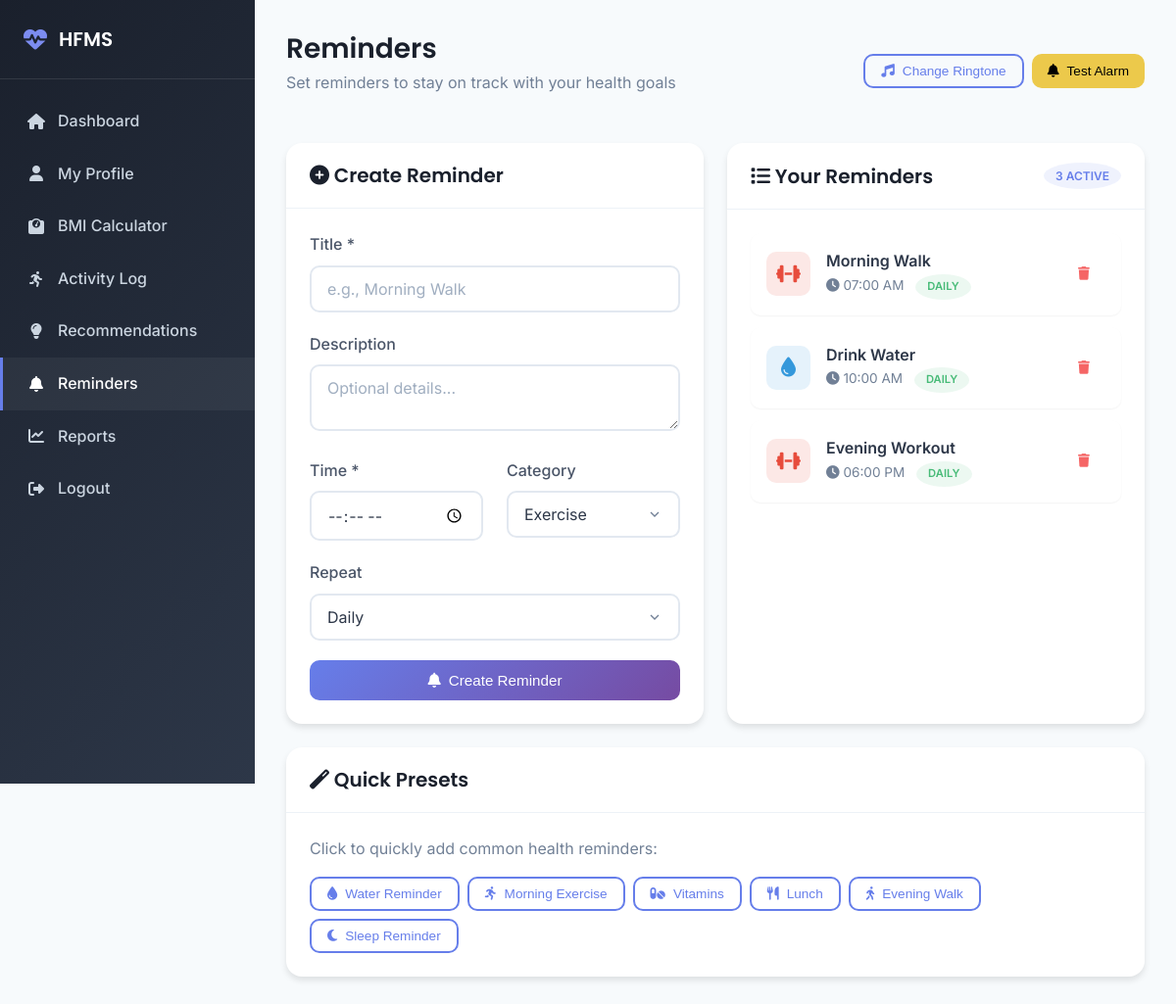
/reminders.php (signed in), run on the app's committed database.
### tables this page shows
CREATE TABLE reminders (
    reminder_id INT AUTO_INCREMENT PRIMARY KEY,
    user_id INT NOT NULL,
    title VARCHAR(100) NOT NULL,
    description TEXT,
    reminder_time TIME NOT NULL,
    reminder_date DATE,
    category ENUM('exercise', 'water', 'medication', 'meal', 'sleep', 'other') DEFAULT 'other',
    repeat_type ENUM('once', 'daily', 'weekly', 'monthly') DEFAULT 'once',
    is_active TINYINT(1) DEFAULT 1,
    is_completed TINYINT(1) DEFAULT 0,
    created_at TIMESTAMP DEFAULT CURRENT_TIMESTAMP,
    updated_at TIMESTAMP DEFAULT CURRENT_TIMESTAMP ON UPDATE CURRENT_TIMESTAMP,
    
    FOREIGN KEY (user_id) REFERENCES users(user_id) ON DELETE CASCADE,
    INDEX idx_user_reminder (user_id, is_active)
);

### config/database.php (called while the page is built, shortened)
<?php
class Database {
    private static $instance = null;
    private $connection;
    private function __construct() {
        try {
            $dsn = "mysql:host=" . DB_HOST . ";dbname=" . DB_NAME . ";charset=" . DB_CHARSET;
            $options = [
                PDO::ATTR_ERRMODE => PDO::ERRMODE_EXCEPTION,
                PDO::ATTR_DEFAULT_FETCH_MODE => PDO::FETCH_ASSOC,
                PDO::ATTR_EMULATE_PREPARES => false,
                PDO::MYSQL_ATTR_INIT_COMMAND => "SET NAMES " . DB_CHARSET
            ];
            $this->connection = new PDO($dsn, DB_USER, DB_PASS, $options);
        } catch (PDOException $e) {
            error_log("Database Connection Error: " . $e->getMessage());
            die("Database connection failed. Please try again later.");
        }
    }
    public static function getInstance() {
        if (self::$instance === null) {
            self::$instance = new self();
        }
        return self::$instance;
    }
    public function getConnection() {
        return $this->connection;
    }
}
function getDBConnection() {
    return Database::getInstance()->getConnection();
}
?>

### includes/Reminder.php (called while the page is built, shortened)
<?php
class Reminder
{
    private $db;
    public function __construct()
    {
        $this->db = getDBConnection();
    }
    public function getReminders($userId, $activeOnly = true)
    {
        try {
            $sql = "SELECT * FROM reminders WHERE user_id = ?";
            $sql .= " ORDER BY reminder_time ASC";
            $stmt = $this->db->prepare($sql);
            $stmt->execute([$userId]);
            return $stmt->fetchAll();
        } catch (PDOException $e) {
            return [];
        }
    }
}
?>

### reminders.php (the view, shortened to what this page needs)
<?php
require_once 'includes/Reminder.php';
$userId = $_SESSION['user_id'];
$reminderClass = new Reminder();
$reminders = $reminderClass->getReminders($userId, false);
$activeReminders = array_filter($reminders, fn($r) => $r['is_active']);
?>
<!DOCTYPE html>
<html lang="en">
<head>
    <link rel="stylesheet" href="https://cdnjs.cloudflare.com/ajax/libs/font-awesome/6.4.0/css/all.min.css">
    <link rel="stylesheet" href="assets/css/style.css">
</head>
<body>
    <aside class="sidebar">
        <div class="sidebar-header">
            <a href="dashboard.php" class="sidebar-brand"><i class="fas fa-heartbeat"></i><span>HFMS</span></a>
        </div>
        <nav class="sidebar-nav">
            <a href="dashboard.php" class="sidebar-link"><i class="fas fa-home"></i><span>Dashboard</span></a>
            <a href="profile.php" class="sidebar-link"><i class="fas fa-user"></i><span>My Profile</span></a>
            <a href="bmi.php" class="sidebar-link"><i class="fas fa-weight"></i><span>BMI Calculator</span></a>
            <a href="activity.php" class="sidebar-link"><i class="fas fa-running"></i><span>Activity Log</span></a>
            <a href="recommendations.php" class="sidebar-link"><i
                    class="fas fa-lightbulb"></i><span>Recommendations</span></a>
            <a href="reminders.php" class="sidebar-link active"><i class="fas fa-bell"></i><span>Reminders</span></a>
            <a href="reports.php" class="sidebar-link"><i class="fas fa-chart-line"></i><span>Reports</span></a>
            <a href="logout.php" class="sidebar-link"><i class="fas fa-sign-out-alt"></i><span>Logout</span></a>
        </nav>
    </aside>
    <main class="main-content">
        <div class="page-header"
            style="display: flex; justify-content: space-between; align-items: center; flex-wrap: wrap;">
            <div>
                <h1 class="page-title">Reminders</h1>
                <p class="page-subtitle">Set reminders to stay on track with your health goals</p>
            </div>
            <div style="display: flex; gap: 0.5rem;">
                <button class="btn btn-outline btn-sm" onclick="openRingtoneSettings()"
                    style="display: flex; align-items: center; gap: 0.5rem;">
                    <i class="fas fa-music"></i> Change Ringtone
                </button>
                <button class="btn btn-sm" onclick="testAlarm()"
                    style="background: var(--warning); color: #000; display: flex; align-items: center; gap: 0.5rem;">
                    <i class="fas fa-bell"></i> Test Alarm
                </button>
            </div>
        </div>
        <div class="grid grid-cols-2">
            <div class="card">
                <div class="card-header">
                    <h4><i class="fas fa-plus-circle"></i> Create Reminder</h4>
                </div>
                <div class="card-body">
                    <form method="POST">
                        <div class="form-group">
                            <label class="form-label">Title *</label>
                            <input type="text" name="title" class="form-control" required
                                placeholder="e.g., Morning Walk">
                        </div>
                        <div class="form-group">
                            <label class="form-label">Description</label>
                            <textarea name="description" class="form-control" rows="2"
                                placeholder="Optional details..."></textarea>
                        </div>
                        <div class="grid grid-cols-2">
                            <div class="form-group">
                                <label class="form-label">Time *</label>
                                <input type="time" name="reminder_time" class="form-control" required>
                            </div>
                            <div class="form-group">
                                <label class="form-label">Category</label>
                                <select name="category" class="form-control">
                                    <?php foreach (REMINDER_CATEGORIES as $key => $cat): ?>
                                        <option value="<?= $key ?>"><?= $cat['label'] ?></option>
                                    <?php endforeach; ?>
                                </select>
                            </div>
                        </div>
                        <div class="form-group">
                            <label class="form-label">Repeat</label>
                            <select name="repeat_type" class="form-control">
                                <option value="daily" selected>Daily</option>
                            </select>
                        </div>
                        <button type="submit" class="btn btn-primary btn-block">
                            <i class="fas fa-bell"></i> Create Reminder
                        </button>
                    </form>
                </div>
            </div>
            <div class="card">
                <div class="card-header d-flex justify-between align-center">
                    <h4><i class="fas fa-list"></i> Your Reminders</h4>
                    <span class="badge badge-primary"><?= count($activeReminders) ?> Active</span>
                </div>
                <div class="card-body" style="max-height: 500px; overflow-y: auto;">
                    <?php if (empty($reminders)): ?>
                        <p class="text-center text-muted" style="padding: 2rem;">
                            <i class="fas fa-bell-slash" style="font-size: 3rem; display: block; margin-bottom: 1rem;"></i>
                            No reminders yet.<br>Create your first reminder!
                        </p>
                    <?php else: ?>
                        <?php foreach ($reminders as $rem): ?>
                            <?php $cat = REMINDER_CATEGORIES[$rem['category']] ?? REMINDER_CATEGORIES['other']; ?>
                            <div class="reminder-item <?= !$rem['is_active'] ? 'text-muted' : '' ?>"
                                style="<?= !$rem['is_active'] ? 'opacity: 0.6;' : '' ?>">
                                <div class="reminder-icon"
                                    style="background: <?= $cat['color'] ?>20; color: <?= $cat['color'] ?>;">
                                    <i class="fas <?= $cat['icon'] ?>"></i>
                                </div>
                                <div class="reminder-content">
                                    <div class="reminder-title"><?= htmlspecialchars($rem['title']) ?></div>
                                    <div class="reminder-time">
                                        <i class="fas fa-clock"></i> <?= date('h:i A', strtotime($rem['reminder_time'])) ?>
                                        <span class="badge badge-<?= $rem['is_active'] ? 'success' : 'warning' ?>"
                                            style="margin-left: 0.5rem; font-size: 0.7rem;">
                                            <?= ucfirst($rem['repeat_type']) ?>
                                        </span>
                                    </div>
                                </div>
                                <form method="POST" style="display: inline;">
                                    <button type="submit" class="btn btn-sm" style="background: none; color: var(--danger);"
                                        onclick="return confirm('Delete this reminder?')">
                                        <i class="fas fa-trash"></i>
                                    </button>
                                </form>
                            </div>
                        <?php endforeach; ?>
                    <?php endif; ?>
                </div>
            </div>
        </div>
        <div class="card mt-3">
            <div class="card-header">
                <h4><i class="fas fa-magic"></i> Quick Presets</h4>
            </div>
            <div class="card-body">
                <p class="text-muted mb-2">Click to quickly add common health reminders:</p>
                <div class="d-flex gap-1" style="flex-wrap: wrap;">
                    <button class="btn btn-outline btn-sm"
                        onclick="setPreset('Drink Water', '10:00', 'water', 'daily')">
                        <i class="fas fa-tint"></i> Water Reminder
                    </button>
                    <button class="btn btn-outline btn-sm"
                        onclick="setPreset('Morning Exercise', '07:00', 'exercise', 'daily')">
                        <i class="fas fa-running"></i> Morning Exercise
                    </button>
                    <button class="btn btn-outline btn-sm"
                        onclick="setPreset('Take Vitamins', '09:00', 'medication', 'daily')">
                        <i class="fas fa-pills"></i> Vitamins
                    </button>
                    <button class="btn btn-outline btn-sm" onclick="setPreset('Lunch Time', '13:00', 'meal', 'daily')">
                        <i class="fas fa-utensils"></i> Lunch
                    </button>
                    <button class="btn btn-outline btn-sm"
                        onclick="setPreset('Evening Walk', '18:00', 'exercise', 'daily')">
                        <i class="fas fa-walking"></i> Evening Walk
                    </button>
                    <button class="btn btn-outline btn-sm" onclick="setPreset('Sleep Time', '22:00', 'sleep', 'daily')">
                        <i class="fas fa-moon"></i> Sleep Reminder
                    </button>
                </div>
            </div>
        </div>
    </main>
</body>
</html>

### data on the page
reminders: title "Morning Walk", reminder_time "07:00 AM", repeat_type "DAILY"
reminders: title "Drink Water", reminder_time "10:00 AM", repeat_type "DAILY"
reminders: title "Evening Workout", reminder_time "06:00 PM", repeat_type "DAILY"

### other printed values
count($activeReminders) "3"
form field category "Exercise"
